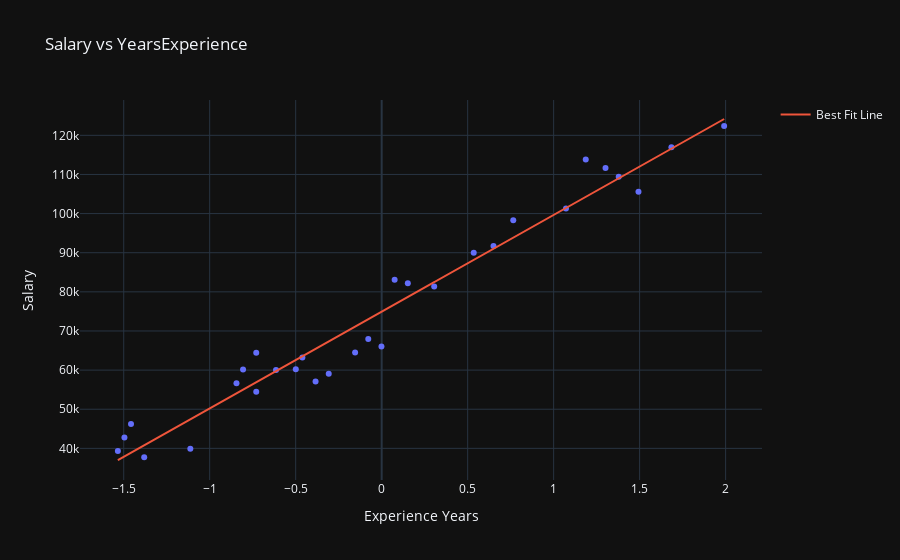

The code cell stored with this chart in its notebook:
### Code cell
## plotting Training data for best fit line using plotly
plot = px.scatter(
    x=X_train.flatten(),
    y=y_train,
    title='Salary vs YearsExperience',
    labels={'x': 'Experience Years', 'y': 'Salary'}
)
plot.add_scatter(x=X_train.flatten(), y=regression.predict(X_train), mode='lines', name='Best Fit Line')
plot.show()

### Figure 1 — Plotly figure (JSON) as saved in the notebook; plotly's stock layout.template omitted (floating-point values rounded to 4 significant figures)
{"data": [{"hovertemplate": "Experience Years=%{x}<br>Salary=%{y}<extra></extra>", "legendgroup": "", "marker": {"color": "#636efa", "symbol": "circle"}, "mode": "markers", "name": "", "orientation": "v", "showlegend": false, "x": [0.3053, -0.7294, -0.4995, 1.072, 1.378, -0.806, -0.3845, 0.152, -1.534, 1.302, -1.113, -0.6144, -1.496, 0.6502, -0.07792, -1.457, 0.7651, 1.685, -1.381, 1.493, 0.07536, 1.187, -0.7294, -0.001277, -0.3078, -0.1546, -0.8443, -0.4611, 0.5352, 1.991], "xaxis": "x", "y": [81363, 54445, 60200, 101302, 109431, 60150, 57081, 82200, 39343, 111620, 39891, 60000, 42774, 91738, 67938, 46205, 98273, 116969, 37731, 105582, 83088, 113812, 64445, 66029, 59095, 64500, 56642, 63218, 90000, 122391], "yaxis": "y", "type": "scatter"}, {"mode": "lines", "name": "Best Fit Line", "x": [0.3053, -0.7294, -0.4995, 1.072, 1.378, -0.806, -0.3845, 0.152, -1.534, 1.302, -1.113, -0.6144, -1.496, 0.6502, -0.07792, -1.457, 0.7651, 1.685, -1.381, 1.493, 0.07536, 1.187, -0.7294, -0.001277, -0.3078, -0.1546, -0.8443, -0.4611, 0.5352, 1.991], "y": [82470.0, 56870.0, 62560.0, 101400.0, 109000.0, 54980.0, 65400.0, 78680.0, 36970.0, 107100.0, 47400.0, 59720.0, 37920.0, 91000.0, 72990.0, 38860.0, 93840.0, 116600.0, 40760.0, 111900.0, 76780.0, 104300.0, 56870.0, 74880.0, 67300.0, 71090.0, 54030.0, 63510.0, 88150.0, 124200.0], "type": "scatter"}], "layout": {"xaxis": {"anchor": "y", "domain": [0.0, 1.0], "title": {"text": "Experience Years"}}, "yaxis": {"anchor": "x", "domain": [0.0, 1.0], "title": {"text": "Salary"}}, "legend": {"tracegroupgap": 0}, "title": {"text": "Salary vs YearsExperience"}}}
